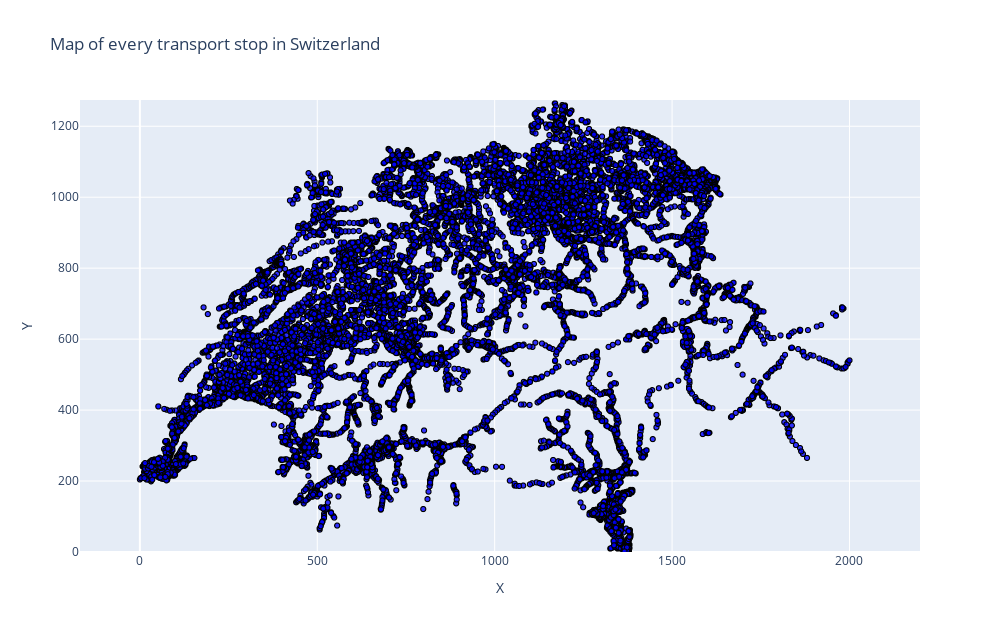

Notebook cell for this chart:
### Markdown cell above
## **👀 Take a Look at the Data**

### Code cell
heatmap.show_map()

### Figure 1 — Plotly figure (JSON) as saved in the notebook; plotly's stock layout.template omitted (floating-point values rounded to 4 significant figures; data arrays with more than 128 entries replaced by an {"elided": "..."} marker saying what was removed)
{"data": [{"hoverinfo": "text", "marker": {"color": "rgba(0, 0, 255, 0.8)", "line": {"color": "black", "width": 1}, "size": 5}, "mode": "markers", "text": {"elided": "20012 str values"}, "type": "scattergl", "x": {"elided": "20012 float values"}, "y": {"elided": "20012 float values"}}], "layout": {"autosize": false, "height": 632, "hovermode": "closest", "title": {"text": "Map of every transport stop in Switzerland"}, "width": 1000, "xaxis": {"range": [-20, 2050], "scaleanchor": "y", "scaleratio": 1, "title": {"text": "X"}}, "yaxis": {"range": [0, 1274], "scaleanchor": "x", "scaleratio": 1, "title": {"text": "Y"}}}}
